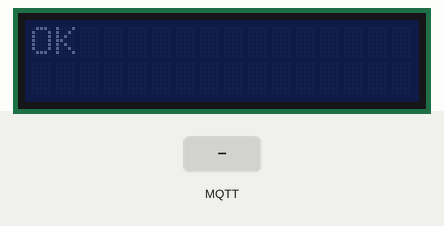
Simulated run of this sketch. Board: Arduino Uno, built with avr-gcc and run on an emulated ATmega328P. Shown: 16×2 character LCD. Inputs (shaded band) come from the test bench. WiFi joins after 1.5 s; servers stay silent unless stated; no MQTT or app messages arrive unless stated; what the sketch prints to the serial monitor is not drawn.

Above: at 2.7 s.
2.8 s: MQTT message "1" arrives on the first subscribed topic
At 3.2 s:
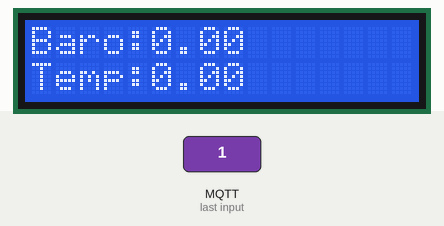
4.3 s: MQTT message "on" arrives on the first subscribed topic
At 5.0 s:
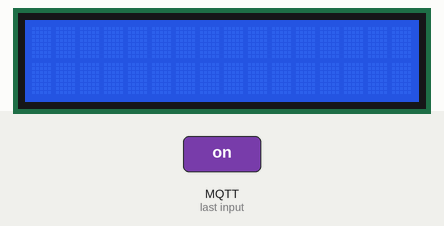
5.8 s: MQTT message "0" arrives on the first subscribed topic
At 16.7 s:
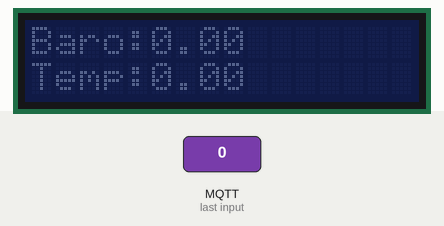
Timing chart, 0 to 17.3 s (numbered marks = the images above; inputs shaded):
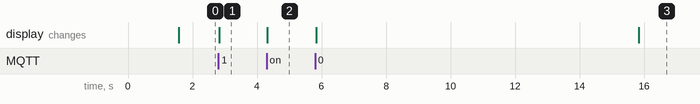

The sketch:

mqtt_lcdscreen.ino
```cpp
#include <SPI.h>
#include <Ethernet.h>
#include <PubSubClient.h>
#include <ArduinoJson.h>
#include <Wire.h>
#include <LiquidCrystal_I2C.h>
LiquidCrystal_I2C lcd(0x27, 16, 2);
StaticJsonDocument<128> doc;
// Update these with values suitable for your network.
byte mac[]    = {  0xDE, 0xED, 0xBA, 0xFE, 0xFE, 0xED };
IPAddress ip(10, 1, 1, 199);
IPAddress server(10, 1, 1, 2);
unsigned long lastmsg;
void callback(char* topic, byte* payload, unsigned int length) {
  lcd.clear();
  lcd.setCursor(0, 0);
  Serial.print("Message arrived [");
  Serial.print(topic);
  Serial.print("] ");
  char *msg = malloc(sizeof(char) * length);
  for (int i = 0; i < length; i++) {
    Serial.print((char)payload[i]);
    msg[i] = (char)payload[i];
  }
  Serial.println("BYTE to CHAR:");
  Serial.println(msg);


  DynamicJsonDocument doc(length);
  DeserializationError error = deserializeJson(doc, msg);
  if (error) {
    Serial.print(F("deserializeJson() failed: "));
    Serial.println(error.f_str());
  } else {

    const float mb_abs = doc["mb_abs"];
    const float temperature = doc["temperature"];
    Serial.println(mb_abs);
    lcd.backlight();
    lcd.setCursor(0, 0);
    lcd.print("Baro:");
    lcd.setCursor(5, 0);
    lcd.print(mb_abs);

    lcd.setCursor(0, 1);
    lcd.print("Temp:");
    lcd.setCursor(5, 1);
    lcd.print(temperature);
  }
  free(msg);
  Serial.println();
  lastmsg = millis();

}

EthernetClient ethClient;
PubSubClient client(ethClient);

void reconnect() {
  // Loop until we're reconnected
  while (!client.connected()) {
    Serial.print("Attempting MQTT connection...");
    // Attempt to connect
    if (client.connect("arduinoClient")) {
      Serial.println("connected");
      // Once connected, publish an announcement...
      // ... and resubscribe
      client.subscribe("/home/egemeric/ESP8266Client-3C:61:05:E4:BF:D5/data/bmp180");
    } else {
      Serial.print("failed, rc=");
      Serial.print(client.state());
      Serial.println(" try again in 5 seconds");
      // Wait 5 seconds before retrying
      delay(5000);
    }
  }
}

void setup()
{
  lcd.begin();
  lcd.clear();
  lcd.display();
  lcd.setCursor(0, 0);
  Serial.begin(57600);
  client.setServer(server, 1883);
  client.setCallback(callback);

  Ethernet.begin(mac, ip);
  lcd.print("OK");
  delay(1500);
  lcd.noBacklight();
}

void loop()
{
  if (!client.connected()) {
    reconnect();
  }
  client.loop();
  if ( (millis() - lastmsg ) > (1000 * 10)) {
    lcd.noBacklight();
  }

}
```

Measured:
- after the input at 2.8 s, the display: changes at once (image 1)
- after the input at 4.3 s, the display: changes at once (image 2)
- after the input at 5.8 s, the display: first changes at once (image 3 shows a later state)
